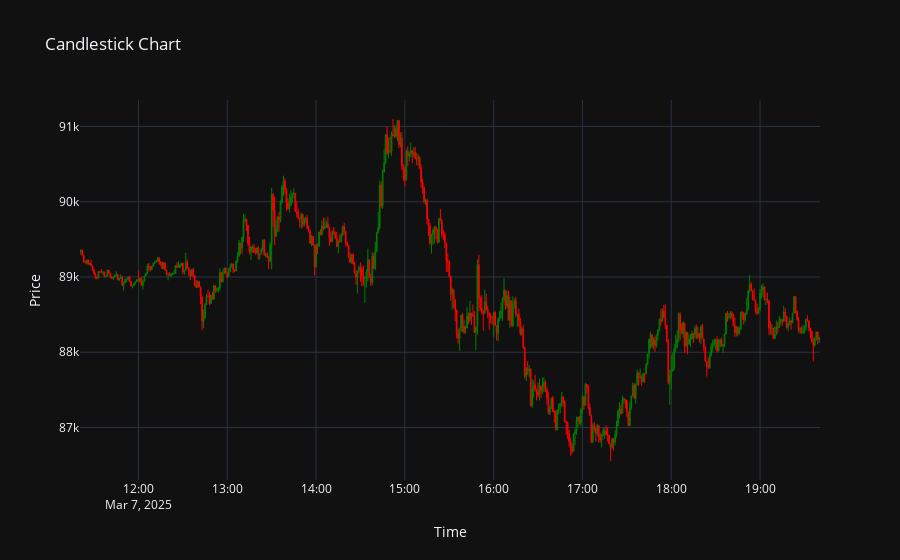

Notebook source saved alongside this figure:
### Code cell
candle_visualizer.plot_candlestick(data.iloc[sample_start_point:sample_start_point+500])

### Figure 1 — Plotly figure (JSON) as saved in the notebook; plotly's stock layout.template omitted (floating-point values rounded to 4 significant figures; data arrays with more than 128 entries replaced by an {"elided": "..."} marker saying what was removed)
{"data": [{"close": {"elided": "500 float values"}, "decreasing": {"line": {"color": "red"}}, "high": {"elided": "500 float values"}, "increasing": {"line": {"color": "green"}}, "line": {"width": 1}, "low": {"elided": "500 float values"}, "name": "Candles", "open": {"elided": "500 float values"}, "type": "candlestick", "whiskerwidth": 0.2, "x": {"elided": "500 str values"}}], "layout": {"title": {"text": "Candlestick Chart"}, "xaxis": {"rangeslider": {"visible": false}, "title": {"text": "Time"}}, "yaxis": {"title": {"text": "Price"}}}}
